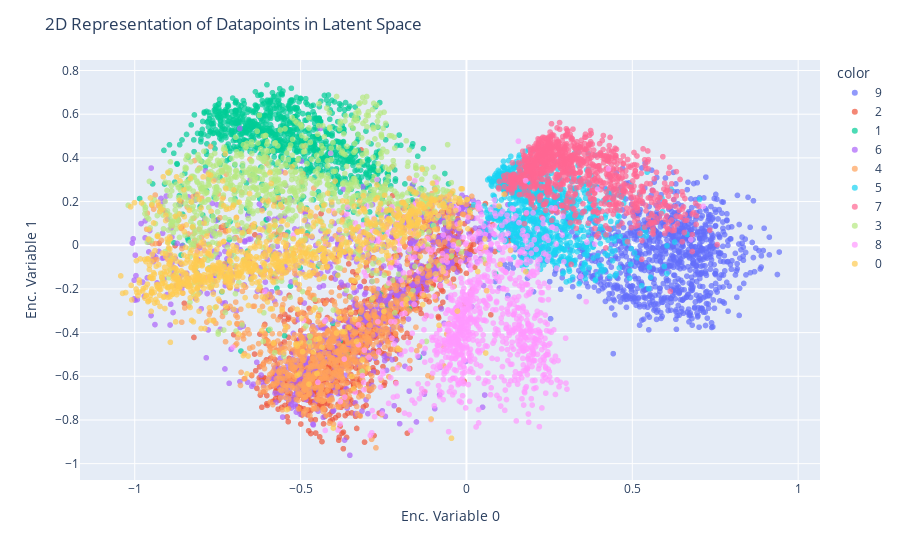
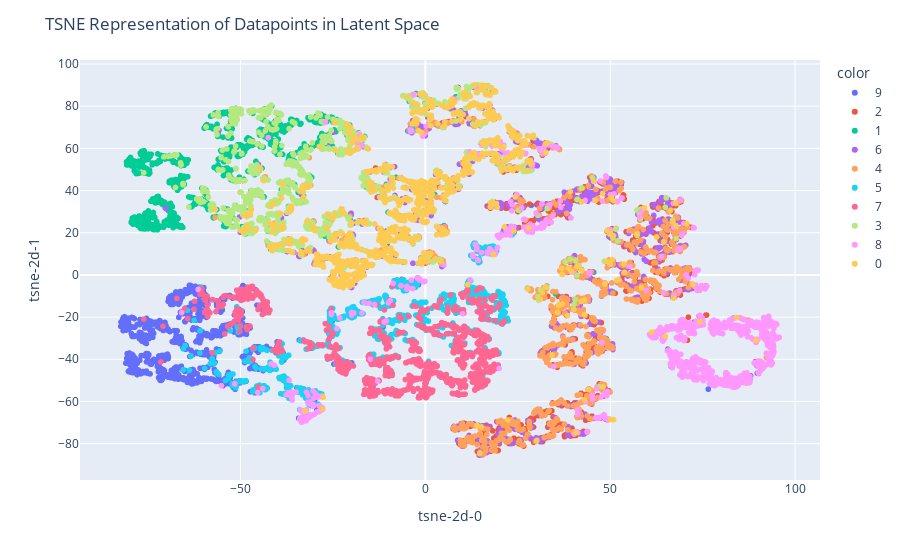

The cell these charts' notebook holds for them, in order:
### Code cell
ae = DenoisingAutoencoder(config, dataset, dataset_path, loss_fn, optim_fn)


ae.plot_latent_images(r0=(-1, 1), r1=(-1, 1))
latent_pop_df = ae.gen_latent_pop(samp_size=latent_samp_size)
ae.plot_latent_topology(latent_pop_df)

### Figure 1 — Plotly figure (JSON) as saved in the notebook; plotly's stock layout.template omitted (floating-point values rounded to 4 significant figures; data arrays with more than 128 entries replaced by an {"elided": "..."} marker saying what was removed)
{"data": [{"hovertemplate": "color=9<br>Enc. Variable 0=%{x}<br>Enc. Variable 1=%{y}<extra></extra>", "legendgroup": "9", "marker": {"color": "#636efa", "opacity": 0.7, "symbol": "circle"}, "mode": "markers", "name": "9", "showlegend": true, "type": "scattergl", "x": {"elided": "1000 float values"}, "xaxis": "x", "y": {"elided": "1000 float values"}, "yaxis": "y"}, {"hovertemplate": "color=2<br>Enc. Variable 0=%{x}<br>Enc. Variable 1=%{y}<extra></extra>", "legendgroup": "2", "marker": {"color": "#EF553B", "opacity": 0.7, "symbol": "circle"}, "mode": "markers", "name": "2", "showlegend": true, "type": "scattergl", "x": {"elided": "1000 float values"}, "xaxis": "x", "y": {"elided": "1000 float values"}, "yaxis": "y"}, {"hovertemplate": "color=1<br>Enc. Variable 0=%{x}<br>Enc. Variable 1=%{y}<extra></extra>", "legendgroup": "1", "marker": {"color": "#00cc96", "opacity": 0.7, "symbol": "circle"}, "mode": "markers", "name": "1", "showlegend": true, "type": "scattergl", "x": {"elided": "1000 float values"}, "xaxis": "x", "y": {"elided": "1000 float values"}, "yaxis": "y"}, {"hovertemplate": "color=6<br>Enc. Variable 0=%{x}<br>Enc. Variable 1=%{y}<extra></extra>", "legendgroup": "6", "marker": {"color": "#ab63fa", "opacity": 0.7, "symbol": "circle"}, "mode": "markers", "name": "6", "showlegend": true, "type": "scattergl", "x": {"elided": "1000 float values"}, "xaxis": "x", "y": {"elided": "1000 float values"}, "yaxis": "y"}, {"hovertemplate": "color=4<br>Enc. Variable 0=%{x}<br>Enc. Variable 1=%{y}<extra></extra>", "legendgroup": "4", "marker": {"color": "#FFA15A", "opacity": 0.7, "symbol": "circle"}, "mode": "markers", "name": "4", "showlegend": true, "type": "scattergl", "x": {"elided": "1000 float values"}, "xaxis": "x", "y": {"elided": "1000 float values"}, "yaxis": "y"}, {"hovertemplate": "color=5<br>Enc. Variable 0=%{x}<br>Enc. Variable 1=%{y}<extra></extra>", "legendgroup": "5", "marker": {"color": "#19d3f3", "opacity": 0.7, "symbol": "circle"}, "mode": "markers", "name": "5", "showlegend": true, "type": "scattergl", "x": {"elided": "1000 float values"}, "xaxis": "x", "y": {"elided": "1000 float values"}, "yaxis": "y"}, {"hovertemplate": "color=7<br>Enc. Variable 0=%{x}<br>Enc. Variable 1=%{y}<extra></extra>", "legendgroup": "7", "marker": {"color": "#FF6692", "opacity": 0.7, "symbol": "circle"}, "mode": "markers", "name": "7", "showlegend": true, "type": "scattergl", "x": {"elided": "1000 float values"}, "xaxis": "x", "y": {"elided": "1000 float values"}, "yaxis": "y"}, {"hovertemplate": "color=3<br>Enc. Variable 0=%{x}<br>Enc. Variable 1=%{y}<extra></extra>", "legendgroup": "3", "marker": {"color": "#B6E880", "opacity": 0.7, "symbol": "circle"}, "mode": "markers", "name": "3", "showlegend": true, "type": "scattergl", "x": {"elided": "1000 float values"}, "xaxis": "x", "y": {"elided": "1000 float values"}, "yaxis": "y"}, {"hovertemplate": "color=8<br>Enc. Variable 0=%{x}<br>Enc. Variable 1=%{y}<extra></extra>", "legendgroup": "8", "marker": {"color": "#FF97FF", "opacity": 0.7, "symbol": "circle"}, "mode": "markers", "name": "8", "showlegend": true, "type": "scattergl", "x": {"elided": "1000 float values"}, "xaxis": "x", "y": {"elided": "1000 float values"}, "yaxis": "y"}, {"hovertemplate": "color=0<br>Enc. Variable 0=%{x}<br>Enc. Variable 1=%{y}<extra></extra>", "legendgroup": "0", "marker": {"color": "#FECB52", "opacity": 0.7, "symbol": "circle"}, "mode": "markers", "name": "0", "showlegend": true, "type": "scattergl", "x": {"elided": "1000 float values"}, "xaxis": "x", "y": {"elided": "1000 float values"}, "yaxis": "y"}], "layout": {"legend": {"title": {"text": "color"}, "tracegroupgap": 0}, "margin": {"t": 60}, "title": {"text": "2D Representation of Datapoints in Latent Space"}, "xaxis": {"anchor": "y", "domain": [0, 1], "title": {"text": "Enc. Variable 0"}}, "yaxis": {"anchor": "x", "domain": [0, 1], "title": {"text": "Enc. Variable 1"}}}}

### Figure 2 — Plotly figure (JSON) as saved in the notebook; plotly's stock layout.template omitted (floating-point values rounded to 4 significant figures; data arrays with more than 128 entries replaced by an {"elided": "..."} marker saying what was removed)
{"data": [{"hovertemplate": "color=9<br>tsne-2d-0=%{x}<br>tsne-2d-1=%{y}<extra></extra>", "legendgroup": "9", "marker": {"color": "#636efa", "symbol": "circle"}, "mode": "markers", "name": "9", "showlegend": true, "type": "scattergl", "x": {"elided": "1000 float values"}, "xaxis": "x", "y": {"elided": "1000 float values"}, "yaxis": "y"}, {"hovertemplate": "color=2<br>tsne-2d-0=%{x}<br>tsne-2d-1=%{y}<extra></extra>", "legendgroup": "2", "marker": {"color": "#EF553B", "symbol": "circle"}, "mode": "markers", "name": "2", "showlegend": true, "type": "scattergl", "x": {"elided": "1000 float values"}, "xaxis": "x", "y": {"elided": "1000 float values"}, "yaxis": "y"}, {"hovertemplate": "color=1<br>tsne-2d-0=%{x}<br>tsne-2d-1=%{y}<extra></extra>", "legendgroup": "1", "marker": {"color": "#00cc96", "symbol": "circle"}, "mode": "markers", "name": "1", "showlegend": true, "type": "scattergl", "x": {"elided": "1000 float values"}, "xaxis": "x", "y": {"elided": "1000 float values"}, "yaxis": "y"}, {"hovertemplate": "color=6<br>tsne-2d-0=%{x}<br>tsne-2d-1=%{y}<extra></extra>", "legendgroup": "6", "marker": {"color": "#ab63fa", "symbol": "circle"}, "mode": "markers", "name": "6", "showlegend": true, "type": "scattergl", "x": {"elided": "1000 float values"}, "xaxis": "x", "y": {"elided": "1000 float values"}, "yaxis": "y"}, {"hovertemplate": "color=4<br>tsne-2d-0=%{x}<br>tsne-2d-1=%{y}<extra></extra>", "legendgroup": "4", "marker": {"color": "#FFA15A", "symbol": "circle"}, "mode": "markers", "name": "4", "showlegend": true, "type": "scattergl", "x": {"elided": "1000 float values"}, "xaxis": "x", "y": {"elided": "1000 float values"}, "yaxis": "y"}, {"hovertemplate": "color=5<br>tsne-2d-0=%{x}<br>tsne-2d-1=%{y}<extra></extra>", "legendgroup": "5", "marker": {"color": "#19d3f3", "symbol": "circle"}, "mode": "markers", "name": "5", "showlegend": true, "type": "scattergl", "x": {"elided": "1000 float values"}, "xaxis": "x", "y": {"elided": "1000 float values"}, "yaxis": "y"}, {"hovertemplate": "color=7<br>tsne-2d-0=%{x}<br>tsne-2d-1=%{y}<extra></extra>", "legendgroup": "7", "marker": {"color": "#FF6692", "symbol": "circle"}, "mode": "markers", "name": "7", "showlegend": true, "type": "scattergl", "x": {"elided": "1000 float values"}, "xaxis": "x", "y": {"elided": "1000 float values"}, "yaxis": "y"}, {"hovertemplate": "color=3<br>tsne-2d-0=%{x}<br>tsne-2d-1=%{y}<extra></extra>", "legendgroup": "3", "marker": {"color": "#B6E880", "symbol": "circle"}, "mode": "markers", "name": "3", "showlegend": true, "type": "scattergl", "x": {"elided": "1000 float values"}, "xaxis": "x", "y": {"elided": "1000 float values"}, "yaxis": "y"}, {"hovertemplate": "color=8<br>tsne-2d-0=%{x}<br>tsne-2d-1=%{y}<extra></extra>", "legendgroup": "8", "marker": {"color": "#FF97FF", "symbol": "circle"}, "mode": "markers", "name": "8", "showlegend": true, "type": "scattergl", "x": {"elided": "1000 float values"}, "xaxis": "x", "y": {"elided": "1000 float values"}, "yaxis": "y"}, {"hovertemplate": "color=0<br>tsne-2d-0=%{x}<br>tsne-2d-1=%{y}<extra></extra>", "legendgroup": "0", "marker": {"color": "#FECB52", "symbol": "circle"}, "mode": "markers", "name": "0", "showlegend": true, "type": "scattergl", "x": {"elided": "1000 float values"}, "xaxis": "x", "y": {"elided": "1000 float values"}, "yaxis": "y"}], "layout": {"legend": {"title": {"text": "color"}, "tracegroupgap": 0}, "margin": {"t": 60}, "title": {"text": "TSNE Representation of Datapoints in Latent Space"}, "xaxis": {"anchor": "y", "domain": [0, 1], "title": {"text": "tsne-2d-0"}}, "yaxis": {"anchor": "x", "domain": [0, 1], "title": {"text": "tsne-2d-1"}}}}
